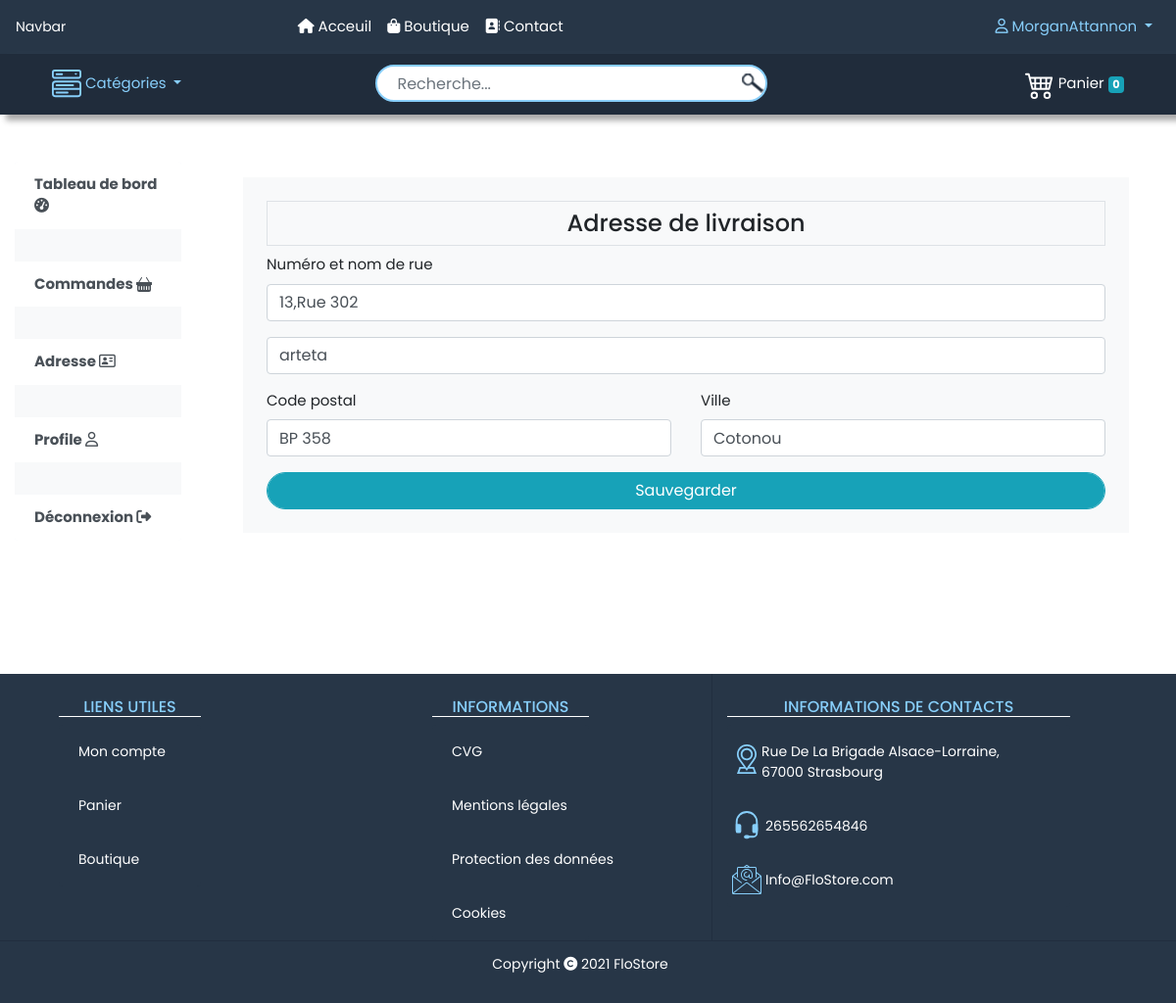
The page /adresse/ (signed in) on the database its author committed.
### store/models.py (models this page shows, shortened)
class Customer(models.Model):
    firstname = models.CharField(max_length=50)
    lastname = models.CharField(max_length=50)
    user = models.CharField(max_length=100, default=None)
    password = models.CharField(max_length=200)
    pays = models.CharField(max_length=200)
    adresse_1 = models.CharField(max_length=200)
    adresse_2 = models.CharField(max_length=200,default=None, blank=True)
    code_postal = models.CharField(max_length=200)
    ville = models.CharField(max_length=200)
    phone = models.CharField(max_length=15)
    email = models.EmailField()
    @staticmethod
    def get_customer_by_user(user):
        return Customer.objects.get(user=user)

### store/views.py (the view, shortened to what this page needs)
# urls.py: path('adresse/', views.Adresse.as_view()),
class Adresse(View):
    def get(self, request):
        user = request.session.get('user')
        customer = Customer.get_customer_by_user(user)
        data = {
            'customer':customer
        }
        return render(request, 'store/adresse.html', data)

### store/templates/store/adresse.html (shortened to what this page needs)
{% extends 'store/base1.html' %}
{% load static %}
{% block container %}
<div class="bg-light p-4">
    <h4 class="border border-rounded p-2 text-center"> Adresse de livraison </h4>
    <form method="post">
        <div class='form-group'>
            <label for="">Numéro et nom de rue</label>
            <input type="text" name="numero-nom-rue-1" placeholder="Numéro de voie et nom de la rue" class="form-control" value="{{ customer.adresse_1 }}">
        </div>
        <div class='form-group'>
            <input type="text" name="numero-nom-rue-2" placeholder="Bâtiment, appartement, lot,etc.(falcutatif)" class="form-control" value="{{ customer.adresse_2 }}">
        </div>
        <div class="row">
            <div class='form-group col-lg-6 col-xl-6'>
                <label>Code postal</label>
                <input type="text" name="code-postal" class="form-control" value="{{ customer.code_postal }}">
            </div>
            <div class='form-group col-lg-6 col-xl-6'>
                <label for="">Ville</label>
                <input type="text" name="ville" class="form-control" value="{{ customer.ville }}">
            </div>
        </div>
        <button type="submit" class="row form-control mx-auto btn btn-info rounded-pill border-info">Sauvegarder</button>
    </form>
</div>
{% endblock %}

### store/templates/store/base.html (shortened to what this page needs)
{% load static %}
<!DOCTYPE html>
<html lang="fr">
<head>
    <link rel="stylesheet" href="https://cdn.jsdelivr.net/npm/bootstrap@4.5.3/dist/css/bootstrap.min.css">
    <link rel="stylesheet" href="{% static 'css/main.css' %}">
</head>
<body>
    <header>
        <nav class="navbar navbar-expand-lg navbar-dark bg-dark-1">
            <a class="navbar-brand" href="#">Navbar</a>
            <div class="collapse navbar-collapse" id="navbarSupportedContent">
                <ul class="navbar-nav mx-auto">
                    <li class="nav-item active">
                    <a class="nav-link" href="/"><i class="fas fa-home"></i> Acceuil<span class="sr-only">(current)</span></a>
                    </li>
                    <li class="nav-item active">
                    <a class="nav-link" href="/boutique/"><i class="fas fa-shopping-bag"></i> Boutique</a>
                    </li>
                    <li class="nav-item active">
                        <a class="nav-link" href="/contact/"><i class="fas fa-address-book"></i> Contact</a>
                    </li>
                </ul>
                <ul class="navbar-nav ml-auto">
                    <li class="nav-item dropdown active">
                        <a class="nav-link dropdown-toggle" href="#" id="navbarDropdown" role="button" data-toggle="dropdown" aria-haspopup="true" aria-expanded="false" style="color: #87cefa;">
                            <i class="far fa-user"></i>
                            {% if request.session.customer %}
                            {{ request.session.user }}
                            {% else %}
                            Mon Compte
                            {% endif %}
                        </a>
                    </li>
                </ul>
            </div>
        </nav>
        <nav class="navbar navbar-expand-lg navbar-dark bg-dark-2 ombre-2">
            <div class="container">
                <ul class="navbar-nav">
                    <li class="nav-item dropdown active">
                        <a class="nav-link dropdown-toggle" id="navbarDropdown" role="button" data-toggle="dropdown" aria-haspopup="true" aria-expanded="false" style="color: #87cefa;">
                            Catégories
                        </a>
                    </li>
                </ul>
                <ul>
                    <form method="get" action="{% url 'search' %}">
                        <input class="form-control border rounded search" type="search" id="search" name="search" placeholder="Recherche..." style="padding: 5px; padding-left: 20px; border: 2px solid #87cefa !important; border-radius: 30px !important ; outline: none; width: 400px; margin-left: 150px; margin-right: 150px; margin-bottom: -15px; background: url('{% static 'img/search.png' %}') no-repeat right; background-color: white; ">
                    </form>
                </ul>
                <ul class="navbar-nav ml-auto">
                    <li class="nav-item">
                        <a class="nav-link active" href="/cart/">
                            <span class="d-inline">Panier
                                <span class="badge badge-info">{{ request.session.cart.keys|length }}</span>
                            </span>
                        </a>
                    </li>
                </ul>
            </div>
        </nav>
    </header>
    {% block content %}{% endblock %}
    <footer>
        <div class="container-fluid bg-dark-1 mt-5">
            <div class="container">
                <div class="row">
                    <div class="col-xl-4 col-lg-4">
                        <div class="mx-auto">
                            <div class="col-6">
                                <h6 class="mt-4 text-center" style="color: #87cefa; border-bottom: 1px solid white;">LIENS UTILES</h6>
                                <ul class="list-group mx-auto">
                                    <li class="list-group-item bg-dark-1" ><a href="/connexion/" class="navbar-brand"> Mon compte </a></li>
                                    <li class="list-group-item bg-dark-1"><a href="/panier/" class="navbar-brand"> Panier</a></li>
                                    <li class="list-group-item bg-dark-1"><a href="/boutique/" class="navbar-brand"> Boutique</a></li>
                                </ul>
                            </div>
                        </div>
                    </div>
                    <div class="col-xl-2 col-lg-2 ml-3 mr-3">
                        <h6 class="mt-4 text-center" style="color: #87cefa; border-bottom: 1px solid white;">INFORMATIONS</h6>
                        <ul class="list-group">
                            <li class="list-group-item bg-dark-1"><a href="#" class="navbar-brand"> CVG </a></li>
                            <li class="list-group-item bg-dark-1"><a href="/mentions_legales/" class="navbar-brand">Mentions légales</a></li>
                            <li class="list-group-item bg-dark-1"><a href="#" class="navbar-brand">Protection des données</a></li>
                            <li class="list-group-item bg-dark-1"><a href="#" class="navbar-brand">Cookies</a></li>
                        </ul>
                    </div>
                    <div class="col-1" style="border-right: 1px solid rgba(1, 1, 19, 0.158);"></div>
                    <div class="col-xl-4 col-lg-4 col-md-">
                        <h6 class="mt-4 text-center" style="color: #87cefa; border-bottom: 1px solid white;">INFORMATIONS DE CONTACTS</h6>
                        <ul class="list-group">
                            <li class="list-group-item bg-dark-1">
                                <div class="row">
                                    <div class="d-inline mt-2">
                                    </div>
                                    <div class="d-inline">
                                        <div class="d-inline-block navbar-brand">Rue De La Brigade Alsace-Lorraine,<br>67000 Strasbourg</div>
                                    </div>
                                </div>
                            </li>
                            <li class="list-group-item bg-dark-1">
                                <div class="row">
                                    <div class="d-inline">
                                    </div>
                                    <div class="d-inline ml-1">
                                        <div class="d-inline-block navbar-brand">265562654846</div>
                                    </div>
                                </div>
                            </li>
                            <li class="list-group-item bg-dark-1">
                                <div class="row">
                                    <div class="d-inline">
                                    </div>
                                    <div class="d-inline ml-1">
                                        <div class="d-inline-block navbar-brand">Info@FloStore.com</div>
                                    </div>
                                </div>
                            </li>
                        </ul>
                    </div>
                </div>
            </div>
        </div>
        <div class="container-fluid bg-dark-1">
            <div class="row" style="border-top: 1px solid rgb(1, 1, 19, 0.158);">
                <div class="p-2 mx-auto"><p class="navbar-brand">Copyright <i class="fas fa-copyright"></i> 2021 FloStore</p></div>
            </div>
        </div>
    </footer>
</body>
</html>

### static/css/main.css (style rules this page uses)
body { font-family: 'Poppins', Arial, Helvetica, sans-serif; font-size: 15px; height: 100%; margin: 0; padding: 0; display : table; width: 100%; }
.ombre-1, .ombre-2 { box-shadow: 6px 6px 6px darkgrey; }
.bg-dark-1 { background-color: rgb(39,54,71) !important; }
.bg-dark-2 { background-color: #202C3B !important; }
.list-group-item { border: 0px; }
.navbar-brand { font-size: 14px; color: white !important; }
html { height: 100%; margin: 0; padding: 0; }

### rows shown on the page
Customer: session.user "MorganAttannon", numero-nom-rue-1 "13,Rue 302", numero-nom-rue-2 "arteta", code-postal "BP 358", ville "Cotonou"

### other values the page prints
{{ request.session.cart.keys|length }} "0"
